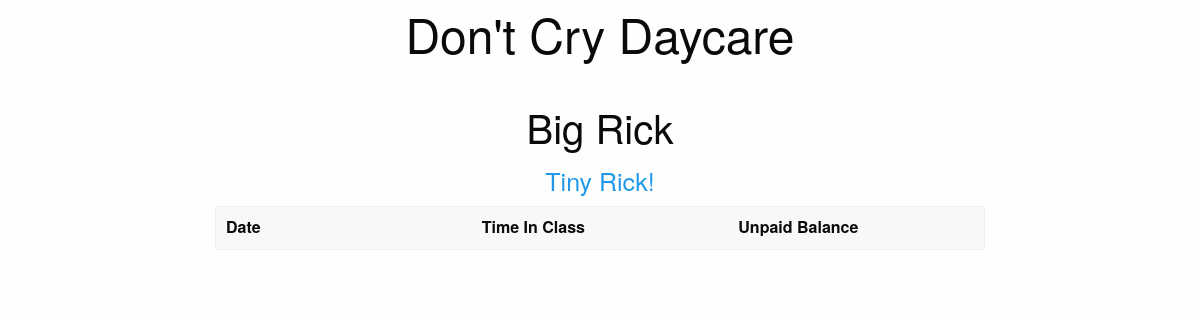
Before: /checkin_log/3/ with the older database file.
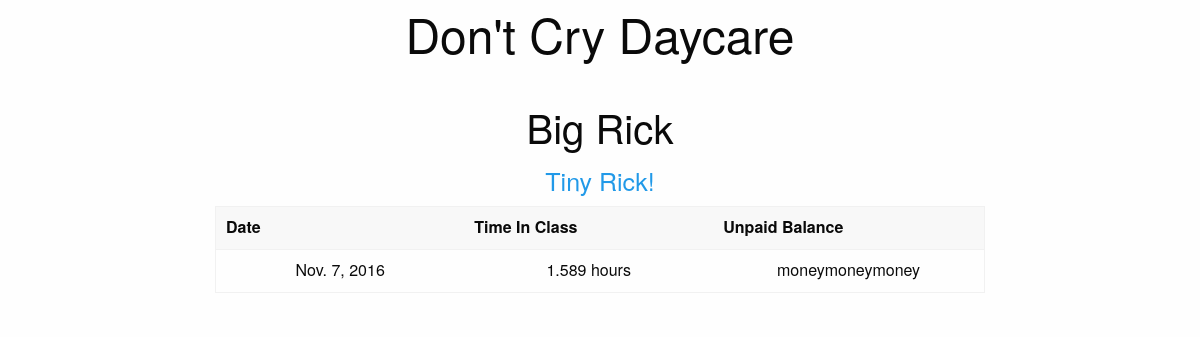
After: the same page with the newer database file.
### app/models.py (models this page shows, shortened)
class Child(models.Model):
    name = models.CharField(max_length=50)
    parent = models.CharField(max_length=50)
    age = models.IntegerField()
    pin = models.CharField(unique=True, max_length=4)

class CheckIn_Log(models.Model):
    child = models.ForeignKey(Child)
    drop_off = models.DateTimeField(auto_now_add=True)
    pick_up = models.DateTimeField(auto_now=False, null=True)
    in_class = models.BooleanField(default=False)
    class Meta:
        ordering = ('-drop_off',)
    @property
    def time_in_class(self):
        td = (self.pick_up - self.drop_off)
        return round(((td.seconds / 60) / 60), 3)

### app/views.py (the view)
# urls.py: url(r'^checkin_log/(?P<pk>\d+)/$', ChildCheckIn_LogListView.as_view(), name="child_checkin_log_list_view")
class ChildCheckIn_LogListView(ListView):
    template_name = "child_checkin_log.html"
    def get_context_data(self, **kwargs):
        context = super().get_context_data(**kwargs)
        context['child'] = Child.objects.get(id=self.kwargs['pk'])
        return context
    def get_queryset(self, **kwargs):
        child = Child.objects.get(id=self.kwargs['pk'])
        return CheckIn_Log.objects.filter(child=child)

### templates/child_checkin_log.html
{% extends 'base.html' %}
{% block content %}
<div class="row">
  <div class="large-8 medium-centered columns">
    <br>
    <h2>{{ child.parent }}</h2>
    <h4><a href="{% url 'child_update_view' child.id %}">{{ child.name }}</a></h4>
    <table>
      <thead>
        <tr>
          <th width="150">Date</th>
          <th width="150">Time In Class</th>
          <th width="150">Unpaid Balance</th>
        </tr>
      </thead>
      <tbody>
        {% for object in object_list %}
        <tr>
          <td>{{ object.drop_off.date }}</td>
          <td>{{ object.time_in_class }} hours</td>
          <td>moneymoneymoney</td>
        </tr>
        {% endfor %}
      </tbody>
    </table>
  </div>
</div>
{% endblock %}

### templates/base.html (shortened to what this page needs)
{% load staticfiles %}
<!DOCTYPE html>
<html>
  <head>
    <link rel="stylesheet" href="{% static 'css/foundation.min.css' %}" media="screen" title="no title">
    <link rel="stylesheet" href="{% static 'css/app.css' %}" media="screen" title="no title">
  </head>
  <body>
  <div class="container-fluid">
<div class="row">
  <div class="large-5 medium-centered columns">
    <h1>Don't Cry Daycare</h1>
  </div>
</div>
    {% block content %}
    {% endblock %}
  </div>
  </body>
</html>

### app/static/css/app.css (style rules this page uses)
h1 { text-align: center; }
h2 { text-align: center; }
h4 { text-align: center; }
th { text-align: center; }
tr { text-align: center; }
div { justify-content: center; }

Changed rows visible on the page:
added CheckIn_Log: drop_off "Nov. 7, 2016", time_in_class "1.589"
